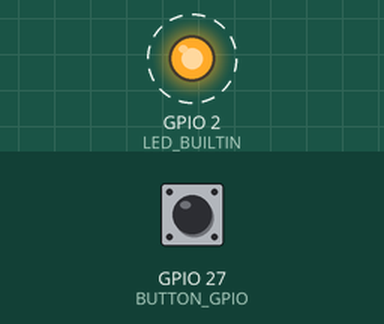
Bench run of a sketch on a simulated ESP32. Shown: output pins drawn as LEDs (lit = HIGH). Dashed ring = blinking. Inputs (shaded band) come from the test bench; at power-on: GPIO 27 (BUTTON_GPIO) HIGH. Storage starts empty; what the sketch prints to the serial monitor is not drawn.

Above: at 0.3 s.
Timing chart, 0 to 3.0 s (numbered marks = the images above):
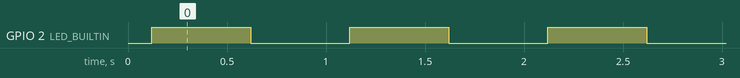

The sketch:

hardware_foguete.ino
```cpp
#include <Arduino.h>
#include <Wire.h>
#include <SPI.h>
#include <SD.h>
#include <freertos/FreeRTOS.h>
#include <freertos/task.h>
#include <freertos/semphr.h>

#include "config.h"
#include "sensor_mpu.h"
#include "sd_card.h"
#include <MPU6050.h>

// === Máquina de estados ===
enum estado_t {
  ESTADO_IDLE,
  ESTADO_COLETANDO,
  ESTADO_FINALIZADO
};
estado_t estado_atual = ESTADO_IDLE;

// === Recursos globais ===
uint8_t buffer_dados[BUFFER_SIZE_BYTES];
size_t buffer_index = 0;
SemaphoreHandle_t mutex_buffer = NULL;
volatile bool botao_pressionado = false;
MPU6050 mpu;

void tarefa_coleta(void *arg) {
  /*
    * Tarefa responsável por coletar dados do MPU-6500 e salvar no buffer.
    * Se o estado atual for ESTADO_COLETANDO, chama a função ler_fifo_e_salvar().
    * A tarefa roda continuamente com um delay de 100 ms.
    * Se o estado atual for ESTADO_FINALIZADO, a tarefa não faz nada.
  */
  while (true) {
    if (estado_atual == ESTADO_COLETANDO) {
      ler_fifo_e_salvar();
    }
    vTaskDelay(pdMS_TO_TICKS(100));
  }
}

void tarefa_gravacao(void *arg) {
  /*
    * Tarefa responsável por salvar os dados do buffer de memória RAM no cartão SD.
    * Se o estado atual for ESTADO_COLETANDO, chama a função salvar_sd_card().
    * A tarefa roda continuamente com um delay de 1000 ms (1 segundo).
    * Se o estado atual for ESTADO_FINALIZADO, a tarefa não faz nada.
  */
  while (true) {
    if (estado_atual == ESTADO_COLETANDO) {
      salvar_sd_card();
    }
    vTaskDelay(pdMS_TO_TICKS(1000));
  }
}

void setup() {
  Serial.begin(115200);
  while (!Serial) {}

  // Inicializa i2c e frequencia 100 khz
  Wire.begin(I2C_SDA_IO, I2C_SCL_IO);
  Wire.setClock(I2C_FREQ_HZ);

  // Inicializar Led embutido
  pinMode(LED_BUILTIN, OUTPUT);

  // Inicializa SPI e SD
  inicializar_sd();

  // Configura botão
  pinMode(BUTTON_GPIO, INPUT_PULLUP); //define o pino como entrada

  // // Cria mutex
  mutex_buffer = xSemaphoreCreateMutex();
  if (mutex_buffer == NULL) {
    Serial.println("[ERRO] Falha ao criar mutex");
    while (true); // para tudo
  }
}

TaskHandle_t handleColeta = NULL;
TaskHandle_t handleGravacao = NULL;

void loop() {
  int leitura = digitalRead(BUTTON_GPIO);

  // Se a chave for ligada e ainda estamos em repouso
  if (leitura == HIGH && estado_atual == ESTADO_IDLE) {
    Serial.println("[BOTAO] Iniciando coleta e gravacao");
    estado_atual = ESTADO_COLETANDO;

    mpu.setSleepEnabled(true);
    vTaskDelay(pdMS_TO_TICKS(100));

    if (inicializar_mpu()) {
      xTaskCreate(tarefa_coleta, "coleta", 4096, NULL, 3,  &handleColeta);
      xTaskCreate(tarefa_gravacao, "gravacao", 4096, NULL, 2, &handleGravacao);
    } else {
      Serial.println("Falha ao conectar com MPU6050.");
      estado_atual = ESTADO_IDLE;
    }

  // Se a chave for desligada e estávamos coletando
  } else if (leitura == LOW && estado_atual == ESTADO_COLETANDO) {
    Serial.println("[BOTAO] Finalizar coleta");
    estado_atual = ESTADO_FINALIZADO;

    mpu.setFIFOEnabled(false);
    mpu.resetFIFO();
    mpu.setSleepEnabled(true);
    vTaskDelay(pdMS_TO_TICKS(100));
    Serial.println("[MPU] FIFO desativada e limpa.");

    if (mutex_buffer != NULL) {
      salvar_sd_card();
      Serial.println("[SD] Dados finais salvos.");
    }
    if (handleColeta != NULL) {
      vTaskDelete(handleColeta);
      handleColeta = NULL;
    }
    if (handleGravacao != NULL) {
      vTaskDelete(handleGravacao);
      handleGravacao = NULL;
    }

    // Volta ao estado inicial aguardando novo acionamento
    estado_atual = ESTADO_IDLE;
  }

  vTaskDelay(pdMS_TO_TICKS(200));
}
```

sd_card.cpp
```cpp
#include "sd_card.h"
#include "config.h"
#include <SPI.h>
#include <SD.h>
#include <freertos/FreeRTOS.h>
#include <freertos/semphr.h>

extern uint8_t buffer_dados[];
extern size_t buffer_index;
extern SemaphoreHandle_t mutex_buffer;

void inicializar_sd() {
  Serial.print("[SD] Inicializando... ");
  SPI.begin(PIN_SCK, PIN_MISO, PIN_MOSI, PIN_CS);

  if (!SD.begin(PIN_CS)) {
    Serial.println("Erro ao iniciar SD.");
    return;
  }

  Serial.println("OK.");
}

void salvar_sd_card() {
  Serial.println("[SD] Tentando salvar...");
  if (buffer_index == 0) return;
  File f = SD.open("/dados.csv", FILE_APPEND);
  if (f) {
    Serial.print("[SD] Gravando ");
    Serial.print(buffer_index);
    Serial.println(" bytes...");
    xSemaphoreTake(mutex_buffer, portMAX_DELAY);
    f.write(buffer_dados, buffer_index);
    buffer_index = 0;
    xSemaphoreGive(mutex_buffer);
    f.close();
    Serial.println("[SD] Dados gravados.");
  } else {
    Serial.println("[ERRO] Falha ao abrir dados.csv");
  }
}
```

sd_card.h
```cpp
#ifndef SD_CARD_H
#define SD_CARD_H

#include <Arduino.h>

void inicializar_sd(void);
void salvar_sd_card(void);

#endif
```

sensor_mpu.cpp
```cpp
#include "sensor_mpu.h"
#include <Wire.h>
#include "config.h"
#include <stdio.h>
#include <freertos/FreeRTOS.h>
#include <freertos/semphr.h>
#include <MPU6050.h>

extern MPU6050 mpu;
extern uint8_t buffer_dados[];
extern size_t buffer_index;
extern SemaphoreHandle_t mutex_buffer;

int inicializar_mpu(void) {
  Serial.println("[MPU] Inicializando...");

  for (int i = 0; i < TEMPO_PRE_CALIBRACAO_SEG; i++) {
    digitalWrite(LED_BUILTIN, HIGH);
    delay(500);
    digitalWrite(LED_BUILTIN, LOW);
    delay(500);
  }
  digitalWrite(LED_BUILTIN, LOW);

  // Inicializa registradores padrão
  mpu.initialize();
  vTaskDelay(pdMS_TO_TICKS(100));

  if (!mpu.testConnection()) {
    Serial.println("[ERRO] Conexão com MPU6050 falhou.");
    return 0;
  }

  // Configurações básicas (registradores de forma direta via I2Cdevlib)
  mpu.setSleepEnabled(false);                           // Desliga modo de sono
  mpu.setClockSource(MPU6050_CLOCK_PLL_XGYRO);          // Usa clock do giroscópio X
  mpu.setRate(19);                                       // 1 kHz / (1 + 4) = 200 Hz
  mpu.setDLPFMode(3);                                   // 44 Hz bandwidth
  mpu.setFullScaleGyroRange(MPU6050_GYRO_FS_250);       // ±250 °/s
  mpu.setFullScaleAccelRange(MPU6050_ACCEL_FS_2);       // ±2g

  mpu.CalibrateAccel(15);
  mpu.CalibrateGyro(15);
  Serial.println("Offsets calibrados:");
  mpu.PrintActiveOffsets();
  digitalWrite(LED_BUILTIN, HIGH);

  mpu.setFIFOEnabled(false); // Desativa FIFO antes de configurar
  mpu.resetFIFO();           // Limpa FIFO

  mpu.setAccelFIFOEnabled(true);
  mpu.setXGyroFIFOEnabled(true);
  mpu.setYGyroFIFOEnabled(true);
  mpu.setZGyroFIFOEnabled(true);

  mpu.setFIFOEnabled(true);  // Ativa FIFO

  vTaskDelay(pdMS_TO_TICKS(100));
  Serial.println("[MPU] Inicialização concluída.");
  return 1;
}

void ler_fifo_e_salvar(void) {
    /*
        * Lê os dados do FIFO do MPU-6500 e salva no buffer.
        * Se o FIFO estiver vazio, não faz nada.
        * Se houver dados, lê até 64 leituras (12 bytes cada) e salva no buffer.
        * Cada leitura contém: timestamp, ax, ay, az, gx, gy, gz.
    */

    // número de bytes disponíveis na FIFO
    uint16_t fifo_count = mpu.getFIFOCount();
    //Serial.println(fifo_count);

    if (fifo_count >= 1008) {
        Serial.println("[ALERTA] FIFO quase cheia! Possível risco de overflow.");
    }

    // Se menos que 12 bytes (1 amostra completa), retorna
    if (fifo_count < 12) return;

    // Garante que vamos ler múltiplos de 12 (1 leitura = 6 eixos * 2 bytes)
    fifo_count = (fifo_count / 12) * 12;

    uint8_t fifo_buffer[fifo_count];
    mpu.getFIFOBytes(fifo_buffer, fifo_count); // lê todos os dados disponíveis

    // Timestamp atual
    unsigned long timestamp = micros();

    // Acessa buffer de forma segura com mutex
    xSemaphoreTake(mutex_buffer, portMAX_DELAY);

    // Loop para processar todos os blocos de 12 bytes (amostras) lidos do FIFO
    for (int i = 0; i < fifo_count; i += 12) {
      int16_t ax = (fifo_buffer[i] << 8) | fifo_buffer[i + 1];
      int16_t ay = (fifo_buffer[i + 2] << 8) | fifo_buffer[i + 3];
      int16_t az = (fifo_buffer[i + 4] << 8) | fifo_buffer[i + 5];
      int16_t gx = (fifo_buffer[i + 6] << 8) | fifo_buffer[i + 7];
      int16_t gy = (fifo_buffer[i + 8] << 8) | fifo_buffer[i + 9];
      int16_t gz = (fifo_buffer[i + 10] << 8) | fifo_buffer[i + 11];

    //Serial.printf("%lu,%d,%d,%d,%d,%d,%d\n", timestamp, ax, ay, az, gx, gy, gz);

    buffer_index += snprintf(
                        (char*)&buffer_dados[buffer_index],
                        BUFFER_SIZE_BYTES - buffer_index,
                        "%lu,%d,%d,%d,%d,%d,%d\n",
                        timestamp, ax, ay, az, gx, gy, gz
                        );
    }

    xSemaphoreGive(mutex_buffer);
}
```

sensor_mpu.h
```cpp
#ifndef SENSOR_MPU_H
#define SENSOR_MPU_H

#include <Arduino.h>

int inicializar_mpu(void);
void ler_fifo_e_salvar(void);

extern uint8_t buffer_dados[];
extern size_t buffer_index;

#endif
```

config.h
```cpp
#ifndef CONFIG_H
#define CONFIG_H

// ==== CONFIGURAÇÕES DO SPI (MicroSD) ====
#define PIN_MOSI                23
#define PIN_MISO                19
#define PIN_SCK                 18
#define PIN_CS                  5

// ==== CONFIGURAÇÕES I2C (MPU-6500) ====
#define I2C_SDA_IO             21           // GPIO 21 da ESP32 -> SDA do MPU-6500 (fio de dados)
#define I2C_SCL_IO             22           // GPIO 22 da ESP32 -> SCL do MPU-6500 (fio de clock)
#define I2C_FREQ_HZ            200000       // Frequência de comunicaçao do barramento I2C (200 kHz)
#define MPU_ADDR               0x68         // pino ADO (address select) do MPU-6500 conectado no GND

// ==== CONFIGURAÇÕES BOTÃO ====
#define BUTTON_GPIO            27           // GPIO 27 da ESP32 -> Botão fisico (ativa & desativa coleta de dados)

// ==== BUFFER ====
#define BUFFER_SIZE_BYTES 1024

// ==== CONFIGURAÇÕES LED & CALIBRACAO ====
#define TEMPO_PRE_CALIBRACAO_SEG 60 // Tempo de espera antes da calibração (em segundos)
#define LED_BUILTIN 2                 // GPIO 2 geralmente é o LED embutido da ESP32

#endif
```

Measured:
- by itself, GPIO 2 (LED_BUILTIN): alternates HIGH for 0.50 s and LOW for 0.50 s, 121 changes in all, then stays HIGH
- by itself, everything shown: repeats every 2.0 s, in 4 steps
